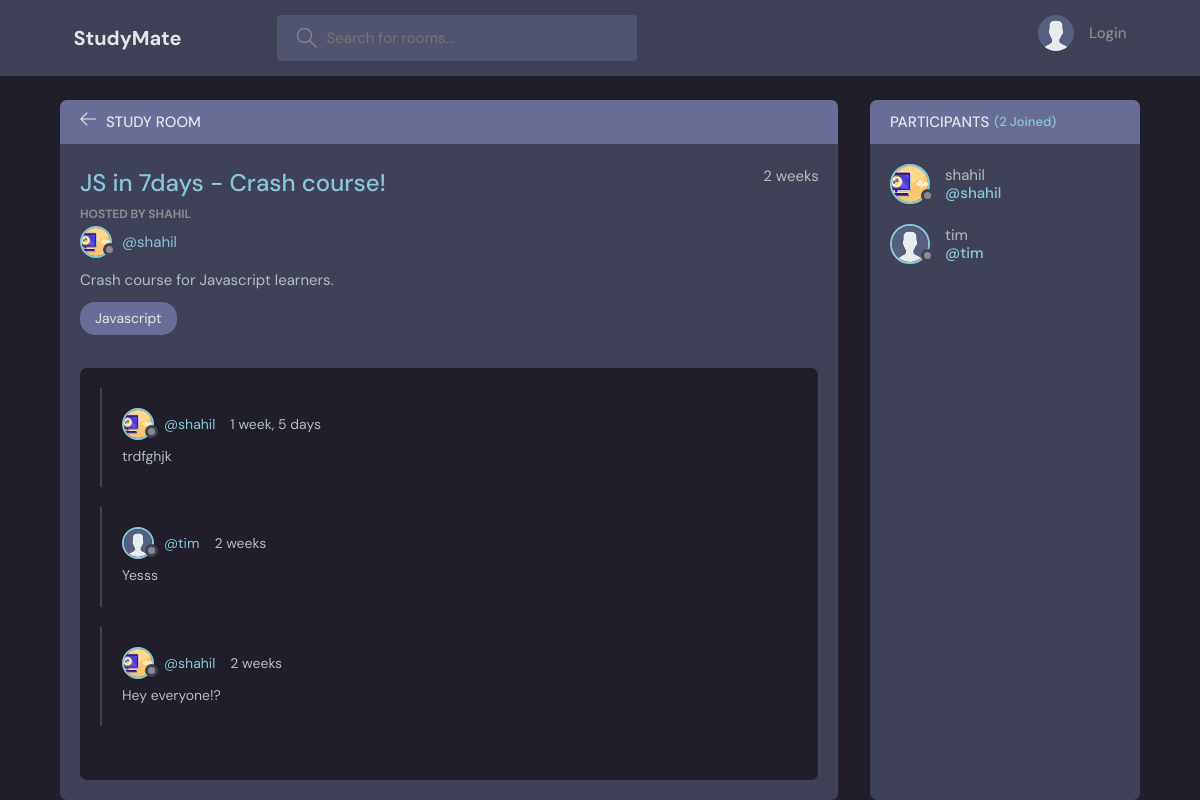
Page /room/1/ on the earlier database version.
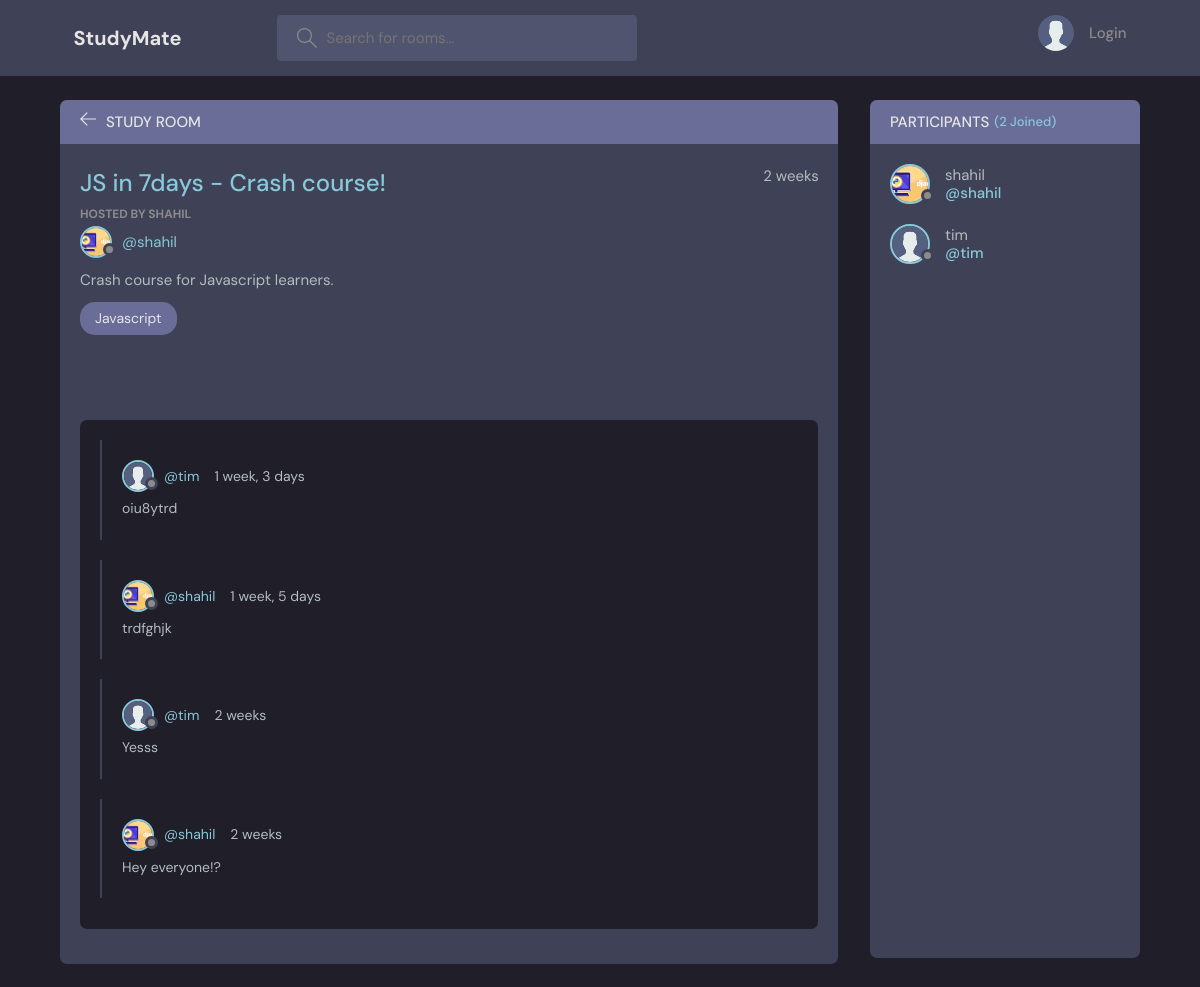
Same page on the later database version.
### base/models.py (models this page shows, shortened)
class Message(models.Model):
    user = models.ForeignKey(User, on_delete=models.CASCADE)
    room = models.ForeignKey(Room, on_delete=models.CASCADE)
    body = models.TextField()
    updated = models.DateTimeField(auto_now=True)
    created = models.DateTimeField(auto_now_add=True)
    class Meta:
        ordering = ['-updated', '-created']

class User(AbstractUser):
    name = models.CharField(max_length=200, null=True)
    email = models.EmailField(unique=True, null=True)
    bio = models.TextField(null=True)
    avatar = models.ImageField(null=True, default="avatar.svg")
    USERNAME_FIELD = 'email'
    REQUIRED_FIELDS = []

### base/views.py (the view, shortened to what this page needs)
# urls.py: path('room/<str:pk>/', views.room, name="room"),
def room(request, pk):
    room = Room.objects.get(id = pk)
    room_messages = room.message_set.all().order_by('-created')
    participants = room.participants.all()
    context = {'room': room, 'room_messages': room_messages, 'participants': participants}
    return render(request, 'base/room.html', context)

### base/models.py (called while the page is built)
    def __str__(self):
        return self.name

### base/templates/base/room.html (shortened to what this page needs)
{% extends 'main.html' %}
{% block content %}
<main class="profile-page layout layout--2">
  <div class="container">
    <div class="room">
      <div class="room__top">
        <div class="room__topLeft">
          <a href="{% url 'home' %}">
            <svg version="1.1" xmlns="http://www.w3.org/2000/svg" width="32" height="32" viewBox="0 0 32 32">
              <title>arrow-left</title>
              <path
                d="M13.723 2.286l-13.723 13.714 13.719 13.714 1.616-1.611-10.96-10.96h27.625v-2.286h-27.625l10.965-10.965-1.616-1.607z">
              </path>
            </svg>
          </a>
          <h3>Study Room</h3>
        </div>
      </div>
      <div class="room__box scroll">
        <div class="room__header scroll">
          <div class="room__info">
            <h3>{{ room.name }}</h3>
            <span>{{ room.created|timesince }}</span>
          </div>
          <div class="room__hosted">
            <p>Hosted By {{ room.host.username }}</p>
            <a href="#" class="room__author">
              <div class="avatar avatar--small">
                <img src="{{room.host.avatar.url}}" />
              </div>
              <span>@{{ room.host.username }}</span>
            </a>
          </div>
          <div class="room__details">
            {{ room.description }}
          </div>
          <span class="room__topics">{{room.topic}}</span>
        </div>
        <div class="room__conversation">
          <div class="threads scroll">
            {% for message in room_messages %}
            <div class="thread">
              <div class="thread__top">
                <div class="thread__author">
                  <a href="{% url 'user-profile' message.user.id%}" class="thread__authorInfo">
                    <div class="avatar avatar--small">
                      <img src="{{message.user.avatar.url}}" />
                    </div>
                    <span>@{{ message.user.username }}</span>
                  </a>
                  <span class="thread__date">{{ message.created|timesince }}</span>
                </div>
              </div>
              <div class="thread__details">
                {{ message.body }}
              </div>
            </div>
            {% endfor %}
          </div>
        </div>
      </div>
    </div>
    <div class="participants">
      <h3 class="participants__top">Participants <span>({{room.participants.count}} Joined)</span></h3>
      <div class="participants__list scroll">
        {% for user in participants %}
        <a href="{% url 'user-profile' user.id %}" class="participant">
          <div class="avatar avatar--medium">
            <img src="{{user.avatar.url}}" />
          </div>
          <p>
            {{user.username}}
            <span>@{{user.username}}</span>
          </p>
        </a>
        {% endfor %}
      </div>
    </div>
  </div>
</main>
{% endblock %}

Differences in the rows shown:
added Message: user.avatar (placeholder picture), user.username "tim", created "1 week, 3 days", body "oiu8ytrd"
